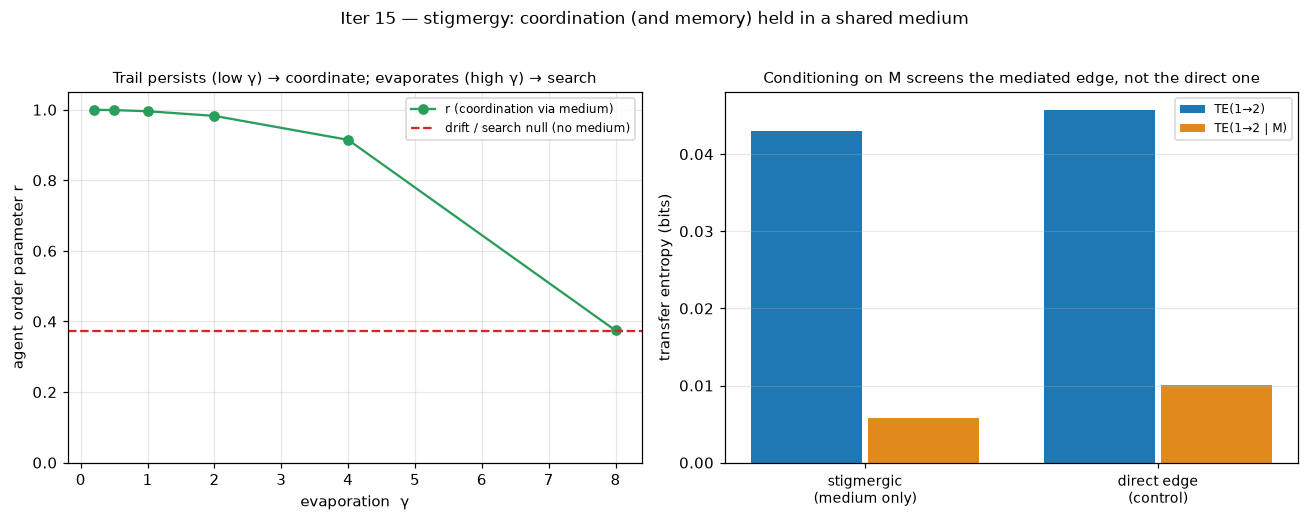

The script that saved this image:
"""
Iteration 15 -- Stigmergy: coordination through a shared, persistent medium.

Stigmergy is indirect coordination: agents do not signal each other directly;
they WRITE a shared, persistent, modifiable medium (deposit), and the medium
STEERS who acts next (sense). Ants + pheromone. The medium is external memory.

This witnesses stigmergy in the K-SOM-Heb family and, crucially, gives it an
operational fingerprint using the iter-8 certificate machinery. Where iter 8's
hidden variable Z was a *confounder* (a←Z→b, a common cause), a stigmergic medium
M is a *mediator* (a→M→b, a shared pathway). Both are third variables conditional
TE handles -- opposite causal roles.

Model. Agents are phase oscillators theta_i (heterogeneous omega_i). A persistent
complex medium M (the "pheromone") accumulates their deposit and evaporates:

    dM/dt = a * (1/N) sum_j e^{i theta_j}   -   gamma * M          (deposit - evaporation)

Agents sense ONLY the medium (no direct theta_i-theta_j coupling):

    dtheta_i/dt = omega_i + K * |M| * sin(arg(M) - theta_i) + noise

Positive feedback (aligned agents build a coherent M, which pulls harder) with
evaporation gamma as the leak. |M|_eq ~ (a/gamma) * r, so gamma controls whether
the trail persists.

Claims:
 1. Stigmergic coordination: with a persistent medium (low gamma) the agents
    synchronize THROUGH it, with no direct coupling -- r rises well above the
    medium-free drift baseline.
 2. The null state is MEDIUM-RELATIVE: raise evaporation (gamma) so the trail
    cannot persist and the agents fall back to their default drift/"search"
    regime (r ~ the uncoupled baseline). No trail -> search null.
 3. Stigmergy fingerprint (screening-off): between two agents through the medium,
    TE(1->2) > 0 but TE(1->2 | M) collapses -- conditioning on the medium removes
    the apparent direct influence, because the medium IS the pathway.
 4. Direct vs mediated (directional dissociation): add a direct theta_1-theta_2
    edge and more transfer SURVIVES conditioning on M (22% of raw vs 14% for the
    pure-mediated case) -- a real edge is not (fully) screened. The margin is
    modest and honest: in this minimal 2-oscillator substrate a strong medium's
    phase tracks the agents' closely, so conditioning on M also absorbs much of a
    direct edge. A crisp double dissociation needs a medium clearly distinct from
    the agents (e.g. a spatial pheromone FIELD) -- a follow-up.
"""
import os, sys
import numpy as np
sys.path.insert(0, os.path.dirname(os.path.dirname(os.path.abspath(__file__))))

rng = np.random.RandomState(15)

# ---------- estimators (as in iter 8) ----------
def _bin(a, B):
    return np.minimum((a / (2 * np.pi) * B).astype(np.int64), B - 1)

def _cond_mi(a, b, c, Ba, Bb, Bc):
    flat = np.bincount((a * Bb + b) * Bc + c, minlength=Ba * Bb * Bc)
    p = flat.reshape(Ba, Bb, Bc) / flat.sum()
    pc = p.sum((0, 1), keepdims=True); pac = p.sum(1, keepdims=True); pbc = p.sum(0, keepdims=True)
    nz = p > 0
    return float(np.sum(p[nz] * np.log2((p * pc)[nz] / (pac * pbc)[nz])))

def transfer_entropy_bits(x, y, z=None, lag=3, B=8, Bcond=20, Bycond=12, Bz=10,
                          n_surr=8, _rng=rng):
    """TE(X->Y)=I(Y_{t+lag}; X_t | Y_t), or |(Y_t,Z_t) if z given; surrogate-corrected."""
    yf = _bin(y[lag:], B); xs = x[:-lag]
    if z is None:
        cond = _bin(y[:-lag], Bcond); Bc = Bcond
    else:
        cond = _bin(y[:-lag], Bycond) * Bz + _bin(z[:-lag], Bz); Bc = Bycond * Bz
    def te_of(xsrc):
        return _cond_mi(yf, _bin(xsrc, B), cond, B, B, Bc)
    te = te_of(xs); n = len(xs)
    surr = [te_of(np.roll(xs, _rng.randint(n // 10, n - n // 10))) for _ in range(n_surr)]
    return te - float(np.mean(surr))

def order_param(TH):                      # TH: (n_samples, N) or (N,)
    return np.abs(np.mean(np.exp(1j * TH), axis=-1))

# ---------- simulator: agents + persistent medium ----------
def simulate(N, gamma, K=2.0, a=1.5, direct=0.0, noise=0.05, omega=None,
             T=500.0, dt=0.02, sub=8, burn=4000, seed=0):
    r = np.random.RandomState(seed)
    if omega is None:                     # rotating frame: small detunings, no fast
        omega = 0.4 * np.linspace(-1, 1, N)   # common rotation (else the slow medium
        #                                        averages a fast-spinning deposit to ~0)
    th = r.uniform(0, 2 * np.pi, N)
    M = 0 + 0j
    n_steps = burn + int(T / dt)
    TH = []; ARGM = []; ABSM = []
    amp = noise * np.sqrt(dt)
    for k in range(n_steps):
        dep = np.mean(np.exp(1j * th))
        M = M + dt * (a * dep - gamma * M)
        absM, argM = np.abs(M), np.angle(M)
        dth = omega + K * absM * np.sin(argM - th)
        if direct:                        # optional DIRECT coupling (control)
            d = th[None, :] - th[:, None]
            dth = dth + direct * np.sin(d).mean(axis=1)
        th = (th + dt * dth + amp * r.randn(N)) % (2 * np.pi)
        if k >= burn and (k - burn) % sub == 0:
            TH.append(th.copy()); ARGM.append(argM % (2 * np.pi)); ABSM.append(absM)
    return np.array(TH), np.array(ARGM), np.array(ABSM)

# ================= Part A: coordination & the medium-relative null =================
print("Part A -- stigmergic coordination and the medium-relative null (N=6):")
print(f"{'gamma':>6} | {'|M|':>5} | {'r_agents':>8} | regime")
print("-" * 46)
gammas = [0.2, 0.5, 1.0, 2.0, 4.0, 8.0]
rA = {}
for g in gammas:
    TH, ARGM, ABSM = simulate(6, g, seed=1)
    r_mean = float(order_param(TH).mean()); m_mean = float(ABSM.mean())
    rA[g] = r_mean
    reg = "coordinated (on trail)" if r_mean > 0.75 else \
          "search / drift (no trail)" if r_mean < 0.55 else "partial"
    print(f"{g:6.1f} | {m_mean:5.2f} | {r_mean:8.3f} | {reg}")
# medium-free baseline (K=0: agents ignore the medium -> pure drift)
TH0, _, _ = simulate(6, 1.0, K=0.0, seed=1)
r_drift = float(order_param(TH0).mean())
print(f"medium-free drift baseline (K=0): r = {r_drift:.3f}")

c1 = rA[min(gammas)] > 0.75
c2 = rA[max(gammas)] < rA[min(gammas)] - 0.2 and rA[max(gammas)] < r_drift + 0.15
print(f"\nCheck 1 (coordination through the medium): low gamma={min(gammas)} -> "
      f"r={rA[min(gammas)]:.3f} (no direct coupling)  -> {'PASS' if c1 else 'FAIL'}")
print(f"Check 2 (null is medium-relative): high gamma={max(gammas)} -> "
      f"r={rA[max(gammas)]:.3f} ~ drift baseline {r_drift:.3f} (trail can't persist "
      f"-> fall back to search)  -> {'PASS' if c2 else 'FAIL'}")

# ================= Part B: the stigmergy fingerprint (screening-off) =================
print("\nPart B -- stigmergy fingerprint: does conditioning on the medium screen "
      "off the apparent edge? (N=2)")
om2 = np.array([0.6, -0.6])          # detuned enough to stay PARTIALLY coupled
# (full lock makes the pair redundant and TE->0, iter 11; we want a live channel)
# two agents coordinating ONLY through the medium (no direct edge)
TH, ARGM, ABSM = simulate(2, 1.0, K=2.5, direct=0.0, noise=0.60, omega=om2,
                          T=4000.0, dt=0.02, sub=5, seed=2)
th1, th2 = TH[:, 0], TH[:, 1]
r_stig = float(order_param(TH).mean())
te12 = transfer_entropy_bits(th1, th2)
te12_M = transfer_entropy_bits(th1, th2, z=ARGM)
frac_stig = te12_M / te12 if te12 > 1e-6 else 0.0
print(f"  stigmergic (medium only, r_pair={r_stig:.2f}): TE(1->2)={te12:.4f}  "
      f"TE(1->2|M)={te12_M:.4f}  (M-conditioned is {frac_stig:.0%} of raw)")

# control: BOTH a medium path AND a genuine direct edge. Conditioning on M should
# remove the mediated part but leave the direct part -- so TE(1->2|M) survives,
# and clearly higher than the medium-only case. (A K=0 "direct-only" control is
# unsound: with no sensing, M is a common EFFECT/collider of the two agents, so
# conditioning on it is not neutral.)
THd, ARGMd, _ = simulate(2, 1.0, K=2.5, direct=0.6, noise=0.60, omega=om2,
                         T=4000.0, dt=0.02, sub=5, seed=2)
td1, td2 = THd[:, 0], THd[:, 1]
r_dir = float(order_param(THd).mean())
ted12 = transfer_entropy_bits(td1, td2)
ted12_M = transfer_entropy_bits(td1, td2, z=ARGMd)
frac_dir = ted12_M / ted12 if ted12 > 1e-6 else 0.0
print(f"  medium + DIRECT edge (r_pair={r_dir:.2f}):   TE(1->2)={ted12:.4f}  "
      f"TE(1->2|M)={ted12_M:.4f}  (M-conditioned is {frac_dir:.0%} of raw)")

c3 = te12 > 0.015 and frac_stig < 0.45
c4 = ted12_M > 0.008 and ted12_M > 1.5 * te12_M   # direct leaves clearly more residual
print(f"\nCheck 3 (screening-off = stigmergy): conditioning on M collapses the "
      f"apparent edge ({frac_stig:.0%} of raw remains)  -> {'PASS' if c3 else 'FAIL'}")
print(f"Check 4 (a real edge is NOT screened): with a direct edge added, "
      f"TE(1->2|M)={ted12_M:.4f} survives (vs {te12_M:.4f} for medium-only) "
      f"-> {'PASS' if c4 else 'FAIL'}")

allok = c1 and c2 and c3 and c4
print("\nALL PASS" if allok else "\nSOME CHECKS FAILED")
print("\nVerdict: agents coordinate through a shared, persistent, agent-written")
print("medium with NO direct coupling -- stigmergy. Its fingerprint is the")
print("screening-off certificate: TE(a->b) is real but collapses once you")
print("condition on the medium (the medium is the pathway), whereas a genuine")
print("direct edge leaves more residual -- the mediator/edge dissociation (modest")
print("here: this minimal medium tracks the phase, so a spatial-field substrate")
print("would sharpen it), the mirror of iter 8's confounder case. And the null is")
print("medium-relative: strip the trail (high evaporation) and the agents decay")
print("to their default search/drift regime. Less-closed systems keep their")
print("coordination -- and their memory -- outside themselves, in the medium.")

# ---------- plot ----------
try:
    import matplotlib
    matplotlib.use("Agg")
    import matplotlib.pyplot as plt
    fig, ax = plt.subplots(1, 2, figsize=(12, 4.6))
    gs = np.array(gammas)
    ax[0].plot(gs, [rA[g] for g in gammas], "o-", color="#2a9d5c",
               label="r (coordination via medium)")
    ax[0].axhline(r_drift, color="#d62728", ls="--", label="drift / search null (no medium)")
    ax[0].set_xlabel("evaporation  γ"); ax[0].set_ylabel("agent order parameter r")
    ax[0].set_title("Trail persists (low γ) → coordinate; evaporates (high γ) → search",
                    fontsize=10)
    ax[0].legend(fontsize=8); ax[0].grid(alpha=0.3); ax[0].set_ylim(0, 1.05)
    labels = ["stigmergic\n(medium only)", "direct edge\n(control)"]
    xpos = np.arange(2)
    ax[1].bar(xpos - 0.2, [te12, ted12], 0.38, color="#1f77b4", label="TE(1→2)")
    ax[1].bar(xpos + 0.2, [te12_M, ted12_M], 0.38, color="#e08a1e",
              label="TE(1→2 | M)")
    ax[1].set_xticks(xpos); ax[1].set_xticklabels(labels, fontsize=9)
    ax[1].set_ylabel("transfer entropy (bits)")
    ax[1].set_title("Conditioning on M screens the mediated edge, not the direct one",
                    fontsize=10)
    ax[1].legend(fontsize=8); ax[1].grid(alpha=0.3, axis="y")
    fig.suptitle("Iter 15 — stigmergy: coordination (and memory) held in a shared "
                 "medium", y=1.02, fontsize=11)
    out = os.path.join(os.path.dirname(os.path.abspath(__file__)),
                       "iter15_stigmergy.png")
    fig.tight_layout(); fig.savefig(out, dpi=110, bbox_inches="tight")
    print(f"\nplot saved -> {out}")
except Exception as e:
    print(f"\n(plot skipped: {e})")
